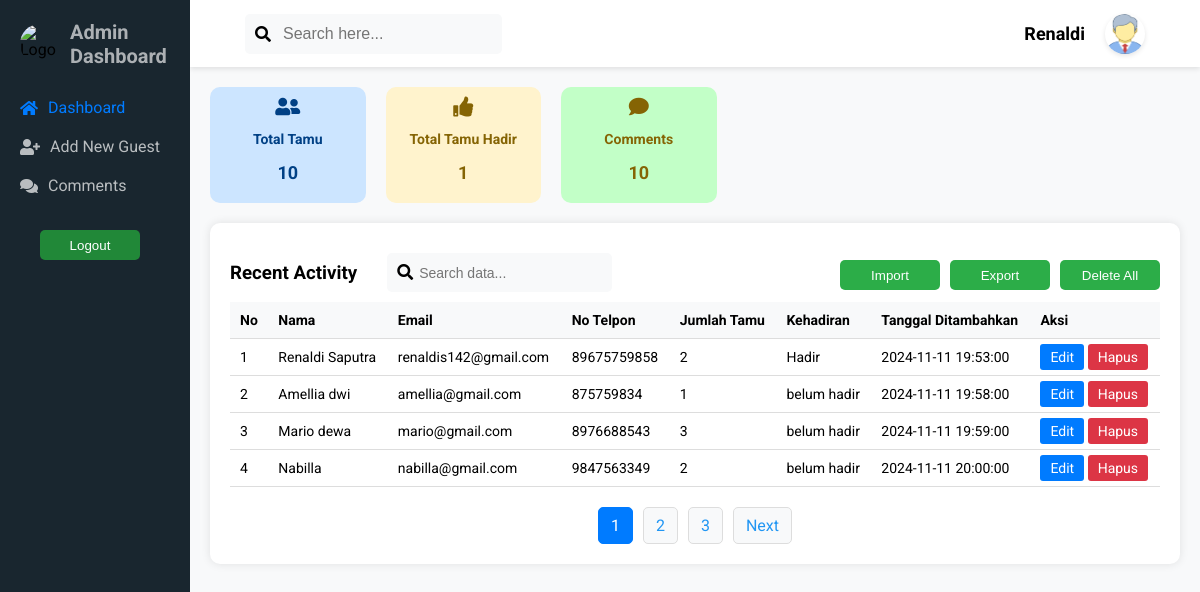
The page /Admin/dashboard_modern.php?page_comments=2 (signed in) on the database its author committed.
### tables this page shows
CREATE TABLE `users` (
  `id` int(11) NOT NULL,
  `name` varchar(30) NOT NULL,
  `username` varchar(30) NOT NULL,
  `password` varchar(255) NOT NULL,
  `is_admin` tinyint(1) NOT NULL DEFAULT 0,
  `created_at` timestamp NOT NULL DEFAULT current_timestamp()
);

CREATE TABLE `guests` (
  `id` int(11) NOT NULL,
  `name` varchar(50) NOT NULL,
  `email` varchar(50) NOT NULL,
  `phone` varchar(15) DEFAULT NULL,
  `guests_count` int(11) DEFAULT NULL,
  `notes` text DEFAULT NULL,
  `is_present` tinyint(1) DEFAULT 0,
  `created_at` datetime NOT NULL DEFAULT current_timestamp()
);

### Admin/dashboard_modern.php (the view, shortened to what this page needs)
<?php
$connection = getConnection();
$sql = "SELECT * FROM users WHERE id = ?";
$stmt = $connection->prepare($sql);
$stmt->execute([$_SESSION['user_id']]);
$admin = $stmt->fetch();
$sql = "SELECT * FROM guests ORDER BY created_at ASC";
$stmt = $connection->query($sql);
$guests = $stmt->fetchAll();
$sqlPresent = "SELECT * FROM guests WHERE is_present = 1 ORDER BY created_at ASC";
$stmt = $connection->query($sqlPresent);
$guestsPresent = $stmt->fetchAll();
$guestsPresentCount = count($guestsPresent);
$guestsCount = count($guests);
$search = isset($_GET['search']) ? $_GET['search'] : '';
$limit = 4;
$page = isset($_GET['page']) ? (int)$_GET['page'] : 1;
$offset = ($page - 1) * $limit;
$sqlCount = "SELECT COUNT(*) AS total FROM guests WHERE name LIKE ? OR email LIKE ? OR phone LIKE ? OR is_present LIKE ?";
$stmtCount = $connection->prepare($sqlCount);
$searchTerm = '%' . $search . '%';
$stmtCount->execute([$searchTerm, $searchTerm, $searchTerm, $searchTerm]);
$totalGuests = $stmtCount->fetchColumn();
$totalPages = ceil($totalGuests / $limit);
$sql = "SELECT * FROM guests WHERE name LIKE ? OR email LIKE ? OR phone LIKE ? OR is_present LIKE ? ORDER BY created_at ASC LIMIT ? OFFSET ?";
$stmt = $connection->prepare($sql);
$stmt->bindValue(1, $searchTerm, PDO::PARAM_STR);
$stmt->bindValue(2, $searchTerm, PDO::PARAM_STR);
$stmt->bindValue(3, $searchTerm, PDO::PARAM_STR);
$stmt->bindValue(4, $searchTerm, PDO::PARAM_STR);
$stmt->bindValue(5, $limit, PDO::PARAM_INT);
$stmt->bindValue(6, $offset, PDO::PARAM_INT);
$stmt->execute();
$guests = $stmt->fetchAll();
$totalComments = $connection->query("SELECT COUNT(*) FROM guests")->fetchColumn();
?>
<!DOCTYPE html>
<html lang="id">
<head>
    <link href="https://cdnjs.cloudflare.com/ajax/libs/font-awesome/5.15.3/css/all.min.css" rel="stylesheet" />
    <link rel="stylesheet" href="dashboard.css">
    <link rel="stylesheet" href="./assets/style/dashboard-addGuest.css">
    <link rel="stylesheet" href="./assets/style/dashboard-importFile.css">
    <link rel="stylesheet" href="./assets/style/comment.css">
</head>
<body>
    <div class="container">
        <div class="sidebar">
            <div class="logo">
                <img alt="Logo"
                    src="https://storage.googleapis.com/a1aa/image/wKCqZGXRdV7wGN6NZuLBqea0KQ02hWyuUwuJPg5z2s4qGy3JA.jpg"
                    width="40" height="40" />
                <span>Admin Dashboard</span>
            </div>
            <ul class="menu">
                <li><a class="active" href="#"><i class="fas fa-home"></i> Dashboard</a></li>
                <li><a href="#"><i class="fas fa-user-plus"></i> Add New Guest</a></li>
                <li><a href="#"><i class="fas fa-comments"></i> Comments</a></li>
            </ul>
            <button class="btn green" id="logout-button">Logout</button>
        </div>
        <div class="main-content">
            <div class="header">
                <div class="header-item">
                    <div class="search-bar">
                        <i class="fas fa-search"></i>
                        <input type="text" placeholder="Search here..." />
                    </div>
                    <div class="profile">
                        <h3><?= htmlspecialchars($admin['name']) ?></h3>
                        <img src="assets/img/profile.png" alt="Profile Picture" width="40" height="40">
                    </div>
                </div>
            </div>
            <main class="main">
                <section class="main-dashboard">
                <div class="dashboard">
                    <div class="card AllGuests">
                        <i class="fas fa-user-friends"></i>
                        <h3>Total Tamu</h3>
                        <h2><?= $guestsCount ?></h2>
                    </div>
                    <div class="card presentGuest">
                        <i class="fas fa-thumbs-up"></i>
                        <h3>Total Tamu Hadir</h3>
                        <h2><?= $guestsPresentCount ?></h2>
                    </div>
                    <div class="card comments">
                        <i class="fas fa-comment"></i>
                        <h3>Comments</h3>
                        <h2><?= $totalComments ?></h2>
                    </div>
                </div>
                <div class="recent-activity">
                    <div class="topbar">
                        <div class="top">
                            <h3>Recent Activity</h3>
                            <form method="GET" action="">
                            <div class="search-data">
                                <i class="fas fa-search"></i>
                                <input type="text" name="search" placeholder="Search data..." onkeypress="if(event.keyCode === 13) { this.form.submit(); }"/>
                            </div>
                            </form>
                        </div>
                        <div class="button">
                                <button class="btn greenLight" id="button-import">Import</button>
                            <?php if ($guestsCount > 0): ?>
                                <form method="POST" class="form">
                                    <button class="btn greenLight" type="submit" name="export_guests" value="Ekspor menjadi CSV">Export</button>
                                </form>
                            <?php else: ?>
                                <form method="#" class="form">
                                    <button class="btn greenLight" type="submit" name="export_guests" value="Ekspor menjadi CSV" disabled>Export</button>
                                </form>
                            <?php endif; ?>
                            <?php if($guestsCount > 0): ?>
                            <form method="POST" class="form">
                            <button class="btn greenLight" type="submit" name="delete_all_guests" value="Hapus Semua Tamu" onclick="return confirm('Apakah Anda yakin ingin menghapus semua tamu?');">
                                    Delete All</button>
                            </form>
                            <?php endif?>
                        </div>
                    </div>
                    <?php if($guestsCount>0):?>
                    <table>
                    <thead>
                        <tr>
                            <th>No</th>
                            <th>Nama</th>
                            <th>Email</th>
                            <th>No Telpon</th>
                            <th>Jumlah Tamu</th>
                            <th>Kehadiran</th>
                            <th>Tanggal Ditambahkan</th>
                            <th>Aksi</th>
                        </tr>
                    </thead>
                    <tbody>
                    <?php foreach ($guests as $guest): ?>
                        <tr>
                            <td><?php echo htmlspecialchars($guest['id']); ?></td>
                            <td><?php echo htmlspecialchars($guest['name']); ?></td>
                            <td><?php echo htmlspecialchars($guest['email']); ?></td>
                            <td><?php echo htmlspecialchars($guest['phone']); ?></td>
                            <td><?php echo htmlspecialchars($guest['guests_count']); ?></td>
                            <td><?php echo htmlspecialchars($guest['is_present'] == 0 ? "belum hadir" : "Hadir"); ?></td>
                            <td><?php echo htmlspecialchars($guest['created_at']); ?></td>
                            <td>
                                <a href="edit_guest.php?id=<?php echo $guest['id']; ?>" class="btn edit">Edit</a>
                                <a href="delete_guest.php?id=<?php echo $guest['id']; ?>" class="btn delete" onclick="return confirm('Apakah Anda yakin ingin menghapus tamu ini?');">Hapus</a>
                            </td>
                        </tr>
                    <?php endforeach; ?>
                        </tbody>
                    </table>
                    <?php else:?>
                        <h1>No Data</h1>
                    <?php endif;?>
                <div class="pagination">
                    <?php for ($i = 1; $i <= $totalPages; $i++): ?>
                        <a href="?page=<?= $i ?>" class="btn <?= $page == $i ? 'active' : '' ?>"><?= $i ?></a>
                    <?php endfor; ?>
                    <?php if ($page < $totalPages): ?>
                        <a href="?page=<?= $page + 1 ?>" class="btn next">Next</a>
                    <?php endif; ?>
                </div>
                </div>
                </section>
            </main>
        </div>
    </div>
</body>
</html>

### Admin/dashboard.css (style rules this page uses)
body { font-family: "Roboto", sans-serif; margin: 0; padding: 0; background-color: #f8f9fa; }
.container { display: flex; height: 100vh; }
.sidebar { width: 150px; background-color: #19262f; padding: 20px; box-shadow: 0 0 10px rgba(0, 0, 0, 0.1); }
.sidebar .logo { display: flex; align-items: center; margin-bottom: 30px; }
.sidebar .logo img { width: 40px; height: 40px; border-radius: 50%; margin-right: 10px; }
.sidebar .logo span { font-size: 20px; font-weight: 700; color: rgba(255, 255, 255, 0.639); }
.sidebar .menu { list-style: none; padding: 0; }
.sidebar .menu li { margin-bottom: 20px; }
.sidebar .menu li a { text-decoration: none; color: #ffffffb2; font-size: 16px; display: flex; align-items: center; }
.sidebar .menu li a i { margin-right: 10px; }
.sidebar .menu li a.active { color: #007bff; }
.main-content { flex: 1; background-color: #f8f9fa; overflow-y: hidden; }
.main-dashboard { padding: 20px; }
.header { background-color: #fff; display: flex; justify-content: center; padding: 5px; box-shadow: 0 2px 5px rgba(0, 0, 0, 0.1); }
.main-content .header-item { width: 90%; margin: 0px; display: flex; align-items: center; justify-content: space-between; }
.main-content .header .search-bar { display: flex; align-items: center; background-color: #f8f9fa; padding: 10px; border-radius: 5px; }
.main-content .header .search-bar input { border: none; outline: none; margin-left: 10px; font-size: 16px; background-color: #f8f9fa; }
.main-content .header .profile { display: flex; align-items: center; gap: 20px; }
.main-content .header .profile h3 { font-size: 18px; }
.main-content .header .profile img { width: 40px; height: 40px; border-radius: 50%; box-shadow: 0 2px 5px rgba(0, 0, 0, 0.1); }
.main-dashboard .dashboard { display: flex; justify-content: start; margin-bottom: 20px; gap: 20px; }
.main-dashboard .dashboard .card { width: 15%; padding: 5px; border-radius: 10px; text-align: center; font-size: 12px; }
.main-dashboard .dashboard .card i { font-size: 20px; margin-top: 5px; }
.main-dashboard .dashboard .card.AllGuests { background-color: #cce5ff; color: #004085; }
.main-dashboard .dashboard .card.presentGuest { background-color: #fff3cd; color: #856404; }
.main-dashboard .dashboard .card.comments { background-color: #c2ffc7; color: #856404; }
.main-dashboard .recent-activity { background-color: #fff; padding: 20px; border-radius: 10px; box-shadow: 0 0 10px rgba(0, 0, 0, 0.1); overflow-y: scroll; }
.main-dashboard .recent-activity table { width: 100%; border-collapse: collapse; }
.main-dashboard .recent-activity table th, .main-dashboard .recent-activity table td { padding: 10px; text-align: left; border-bottom: 1px solid #ddd; font-size: 14px; }
.main-dashboard .recent-activity table th { background-color: #f8f9fa; }
.main-dashboard .recent-activity .topbar { display: flex; justify-content: space-between; }
.main-dashboard .recent-activity .topbar .button { display: flex; align-items: center; gap: 10px; }
.topbar .top { display: flex; align-items: center; gap: 30px; }
.main-dashboard .recent-activity .topbar .search-data { background-color: #f8f9fa; padding: 10px; border-radius: 5px; }
.main-dashboard .recent-activity .topbar .search-data input { border: none; outline: none; font-size: 14px; background-color: #f8f9fa; }
.btn.green, .btn.back { color: white; background-color: #218838; margin-top: 15px; margin-bottom: 10px; width: 100px; height: 30px; border: none; cursor: pointer; border-radius: 5px; }
.btn.greenLight { color: white; background-color: #2cad48; margin-top: 15px; margin-bottom: 10px; width: 100px; height: 30px; border: none; cursor: pointer; border-radius: 5px; }
.sidebar button { border-width: 20%; margin-left: 20px; }
.btn { padding: 5px 10px; border-radius: 3px; color: white; }
.btn.edit { background-color: #007bff; }
.btn.delete { background-color: #dc3545; }
a { text-decoration: none; color: #007bff; }
button { padding: 10px 20px; background-color: #28a745; color: white; border: none; border-radius: 5px; cursor: pointer; width: 50%; transition: background-color 0.3s; }
.pagination { display: flex; justify-content: center; margin-top: 20px; }
.pagination a { margin: 0 5px; padding: 8px 12px; background-color: #f8f9fa; border: 1px solid #ddd; border-radius: 5px; text-decoration: none; color: #2196f3; }
.pagination a.active { background-color: #007bff; color: #fff; border: 1px solid #007bff; }

### rows shown on the page
users: name "Renaldi"
guests: id "1", name "Renaldi Saputra", email "renaldis142@gmail.com", phone "89675759858", guests_count "2", is_present "Hadir", created_at "2024-11-11 19:53:00"
guests: id "2", name "Amellia dwi", email "amellia@gmail.com", phone "875759834", guests_count "1", is_present "belum hadir", created_at "2024-11-11 19:58:00"
guests: id "3", name "Mario dewa", email "mario@gmail.com", phone "8976688543", guests_count "3", is_present "belum hadir", created_at "2024-11-11 19:59:00"
guests: id "4", name "Nabilla", email "nabilla@gmail.com", phone "9847563349", guests_count "2", is_present "belum hadir", created_at "2024-11-11 20:00:00"

### other values the page prints
$guestsCount "10"
$guestsPresentCount "1"
$totalComments "10"
